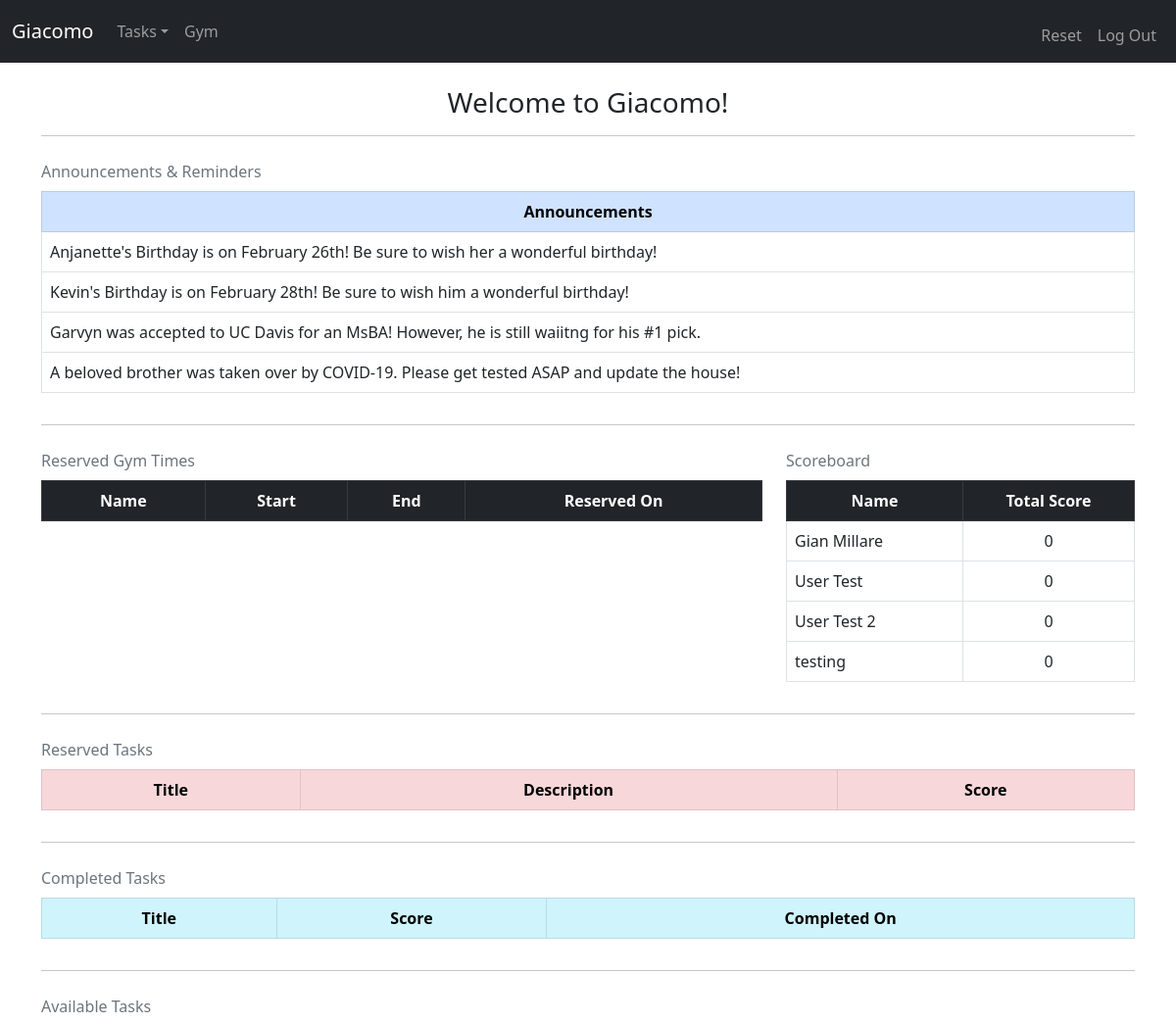
The page / (signed in, upper part) on the database as committed earlier.
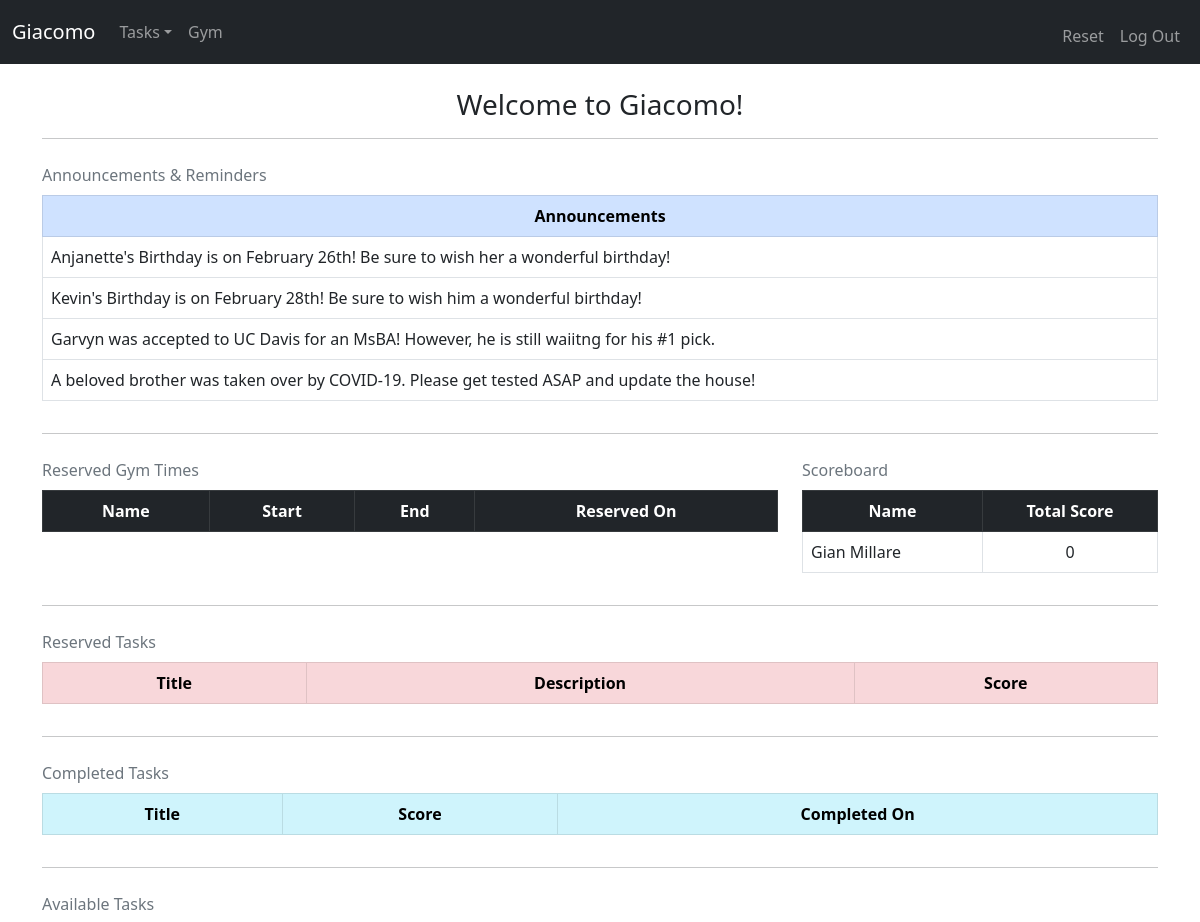
The same page on the database as committed later.
### tables this page shows
CREATE TABLE 'housemates' (
'id' INTEGER PRIMARY KEY AUTOINCREMENT NOT NULL,
'name' VARCHAR(255) NOT NULL,
'username' VARCHAR(255) NOT NULL,
'password' VARCHAR(255) NOT NULL
);

### app.py (the view, shortened to what this page needs)
@app.route("/", methods=["GET", "POST"])
@login_required
def index():
    c.execute("""
    SELECT reserve_id, title, description, score FROM reserved WHERE user_id = :user_id
    """, {"user_id": session["user_id"]})
    rows = c.fetchall()
    user_reserved_tasks = []
    c.execute("""
    SELECT title, score,
    STRFTIME('%m/%d/%Y',completed_on)
    FROM completed_tasks WHERE user_id = :user_id
    """, {"user_id": session["user_id"]})
    rows = c.fetchall()
    user_completed_tasks = []
    for row in rows:
        user_completed_tasks.append({
            "title": row[0],
            "score": row[1],
            "completed_on": row[2]
        })
    c.execute("""
    SELECT name, start, end,
    STRFTIME('%m/%d/%Y',date), reserve_id FROM housemates
    INNER JOIN reserved_gym
    ON housemates.id = reserved_gym.user_id
    """)
    results = c.fetchall()
    display_reserved_gym = []
    c.execute("""
    SELECT name, sum(score) FROM housemates
    INNER JOIN completed_tasks
    ON housemates.id = completed_tasks.user_id
    GROUP BY name;
    """)
    results = c.fetchall()
    scoreboard = []
    for i in results:
        scoreboard.append({
            "name": i[0],
            "score": i[1]
        })
    if len(scoreboard) == 0:
        c.execute("""
        SELECT name FROM housemates
        """)
        results = c.fetchall()
        for i in results:
            scoreboard.append({
                "name": i[0],
                "score": 0
            })
    c.execute("""
    SELECT title, description, score FROM tasks WHERE user_id = 0 ORDER BY score DESC
    """)
    available_tasks = c.fetchall()
    displaying_available_tasks = []
    for i in available_tasks:
        displaying_available_tasks.append({
            "title": i[0],
            "description": i[1],
            "score": i[2]
        })
    c.execute("""
    SELECT item_id, item from groceries
    """)
    results = c.fetchall()
    items = []
    for i in results:
        items.append({
            'item_id': i[0],
            'item':i[1]
        })
    c.execute("""
    SELECT name, phone, email FROM contacts
    """)
    results = c.fetchall()
    contact_info = []
    for i in results:
        contact_info.append({
            'name': i[0],
            'phone': i[1],
            'email': i[2]
        })
    return render_template("index.html", user_reserved_tasks=user_reserved_tasks, items=items, user_completed_tasks=user_completed_tasks, displaying_available_tasks=displaying_available_tasks, contact_info=contact_info, scoreboard=scoreboard, display_reserved_gym=display_reserved_gym)

### helpers.py (called while the page is built)
def login_required(f):
    @wraps(f)
    def decorated_functions(*args, **kwargs):
        if session.get("user_id") is None:
            return redirect("/login")
        return f(*args, **kwargs)
    return decorated_functions

### templates/index.html (shortened to what this page needs)
{% extends "layout.html" %}
{% block main %}
    <h3 style="text-align: center;">Welcome to Giacomo!</h3>
    <hr>
    <div class="row">
        <div class="col-12">
            <table class="table table-bordered caption-top">
                <caption>Announcements & Reminders</caption>
                <thead class="table-primary">
                    <tr>
                        <th scope="col" style="text-align: center;">Announcements</th>
                    </tr>
                </thead>
                <tbody>
                    <tr>
                        <td scope="row">Anjanette's Birthday is on February 26th! Be sure to wish her a wonderful birthday!</td>
                    </tr>
                    <tr>
                        <td scope="row">Kevin's Birthday is on February 28th! Be sure to wish him a wonderful birthday!</td>
                    </tr>
                    <tr>
                        <td scope="row">Garvyn was accepted to UC Davis for an MsBA! However, he is still waiitng for his #1 pick.</td>
                    </tr>
                    <tr>
                        <td scope="row">A beloved brother was taken over by COVID-19. Please get tested ASAP and update the house!</td>
                    </tr>
                </tbody>
            </table>
        </div>
    </div>
    <hr>
    <div class="row">
        <div class="col-8">
            <table class="table table-bordered caption-top">
                <caption>Reserved Gym Times</caption>
                <thead class="table-dark">
                    <tr>
                        <th scope="col" style="text-align: center;">Name</th>
                        <th scope="col" style="text-align: center;">Start</th>
                        <th scope="col" style="text-align: center;">End</th>
                        <th scope="col" style="text-align: center;">Reserved On</th>
                    </tr>
                </thead>
            </table>
        </div>
        <div class="col-4">
            <table class="table table-bordered caption-top">
                <caption>Scoreboard</caption>
                <thead class="table-dark">
                    <tr>
                        <th scope="col" style="text-align: center;">Name</th>
                        <th scope="col" style="text-align: center;">Total Score</th>
                    </tr>
                </thead>
                <tbody>
                    {% for i in scoreboard %}
                    <tr>
                        <td>{{ i.name }}</td>
                        <td style="text-align: center;">{{ i.score }}</td>
                    </tr>
                    {% endfor %}
                </tbody>
            </table>
        </div>
    </div>
    <hr>
    <div class="row">
        <div class="col-12">
            <table class="table table-bordered caption-top">
                <caption>Reserved Tasks</caption>
                <thead class="table-danger">
                    <tr>
                        <th scope="col" style="text-align: center;">Title</th>
                        <th scope="col" style="text-align: center;">Description</th>
                        <th scope="col" style="text-align: center;">Score</th>
                    </tr>
                </thead>
            </table>
        </div>
    </div>
    <hr>
    <div class="row">
        <div class="col-12">
            <table class="table table-bordered caption-top">
                <caption>Completed Tasks</caption>
                <thead class="table-info">
                    <tr>
                        <th scope="col" style="text-align: center;">Title</th>
                        <th scope="col" style="text-align: center;">Score</th>
                        <th scope="col" style="text-align: center;">Completed On</th>
                    </tr>
                </thead>
            </table>
        </div>
    </div>
    <hr>
    <div class="row">
        <div class="col-12">
            <table class="table table-bordered caption-top">
                <caption>Available Tasks</caption>
            </table>
        </div>
    </div>
{% endblock %}

### templates/layout.html (shortened to what this page needs)
<!DOCTYPE html>
<html lang="en">
    <head>
        <link href="https://cdn.jsdelivr.net/npm/bootstrap@5.0.0-beta1/dist/css/bootstrap.min.css" rel="stylesheet">
        <link href="/static/styles.css" rel="stylesheet">
    </head>
    <body>
        <nav class="navbar navbar-expand-lg navbar-dark bg-dark">
                <div class="container-fluid">
                    <a class="navbar-brand" href="/">Giacomo</a>
                    <div class="collapse navbar-collapse" id="navbarSupportedContent">
                        {% if session.user_id %}
                            <ul class="navbar-nav me-auto mb-2 mb-lg-0">
                                <li class="nav-item dropdown">
                                    <a class="nav-link dropdown-toggle" href="#" id="navbarDropdown" role="button" data-bs-toggle="dropdown" aria-expanded="false">Tasks</a>
                                </li>
                                <li class="nav-item">
                                    <a class="nav-link" href="/gym" tabindex="-1" aria-disabled="true">Gym</a>
                                </li>
                            </ul>
                            <ul class="navbar-nav ms-auto mt-2">
                                <li class="nav-item"><a class="nav-link" href="/reset">Reset</a></li>
                                <li class="nav-item"><a class="nav-link" href="/logout">Log Out</a></li>
                            </ul>
                        {% else %}
                            <ul class="navbar-nav ms-auto mt-2">
                                <li class="nav-item"><a class="nav-link" href="/register">Register</a></li>
                                <li class="nav-item"><a class="nav-link" href="/login">Log In</a></li>
                            </ul>
                        {% endif %}
                    </div>
                </div>
        </nav>
        <main class="container-lg">
            <br>
            {% block main %}{% endblock %}
        </main>
    </body>
</html>

Rows that differ between the two databases and show on the page:
removed housemates: name "User Test", score "0"
removed housemates: name "User Test 2", score "0"
removed housemates: name "testing", score "0"
